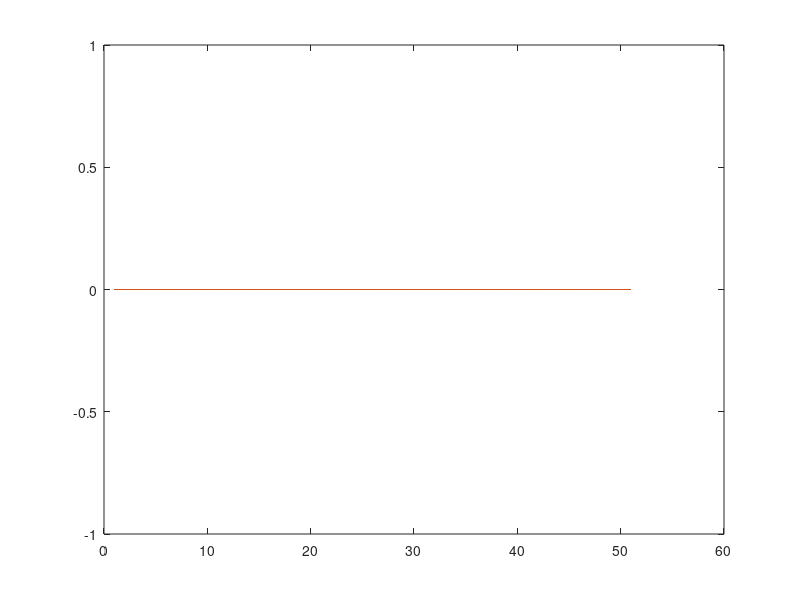
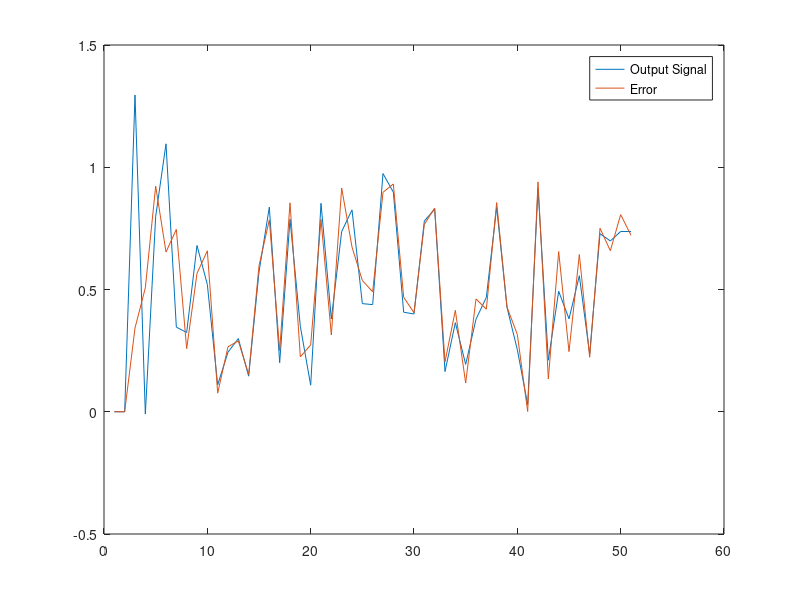

Reproduce these figures in MATLAB, in order.
clc; clear all; close all;

t0=0; ts=0.1; tf=5;
t=t0:ts:tf;
a0=5; w=0.5;

%System Parameters 
a1=1; a2=0.7; b0=1; b1=0.7; c1=1; c2=0.5;
r1=((a2-c2)*b0*b1+(c1-a1)*b1^2)/(b1^2+a1*b0*b1+a2*b0^2);
s0=(b1*(a1^2-a2-c1*a1+c2)+(b0*c1*a2-b0*a1*a2))/(b1^2+a1*b0*b1+a2*b0^2);
s1=(b1*(a1*a2-c1*a2)+(b0*a2*c2-b0*a2^2))/(b1^2+a1*b0*b1+a2*b0^2);
u_t=zeros(length(t));% a0*sin(w*t);%
e=rand(length(t),1)';

y_t=[0 0]; uc_t=[0 0]; err=[0 0];
for i=3:length(t)
y_t(end+1)=b0*uc_t(i-1)+b1*u_t(i-2)+e(i)+c1*e(i-1)+c2*e(i-2)-a1*y_t(i-1)-a2*y_t(i-2);
%y_t(end+1)=b0*uc_t(i-1)+b1*uc_t(i-2)+e(i)-a1*y_t(i-1)-a2*y_t(i-2);
uc_t(end+1)=-r1*u_t(i-1)-s0*y_t(i)-s1*y_t(i-1);
err(end+1)=e(i);%+r1*e(i-1);
end

fig1=figure();
plot(u_t);
fig2=figure();
plot(y_t);
hold on; 
plot(err);
legend('Output Signal','Error');